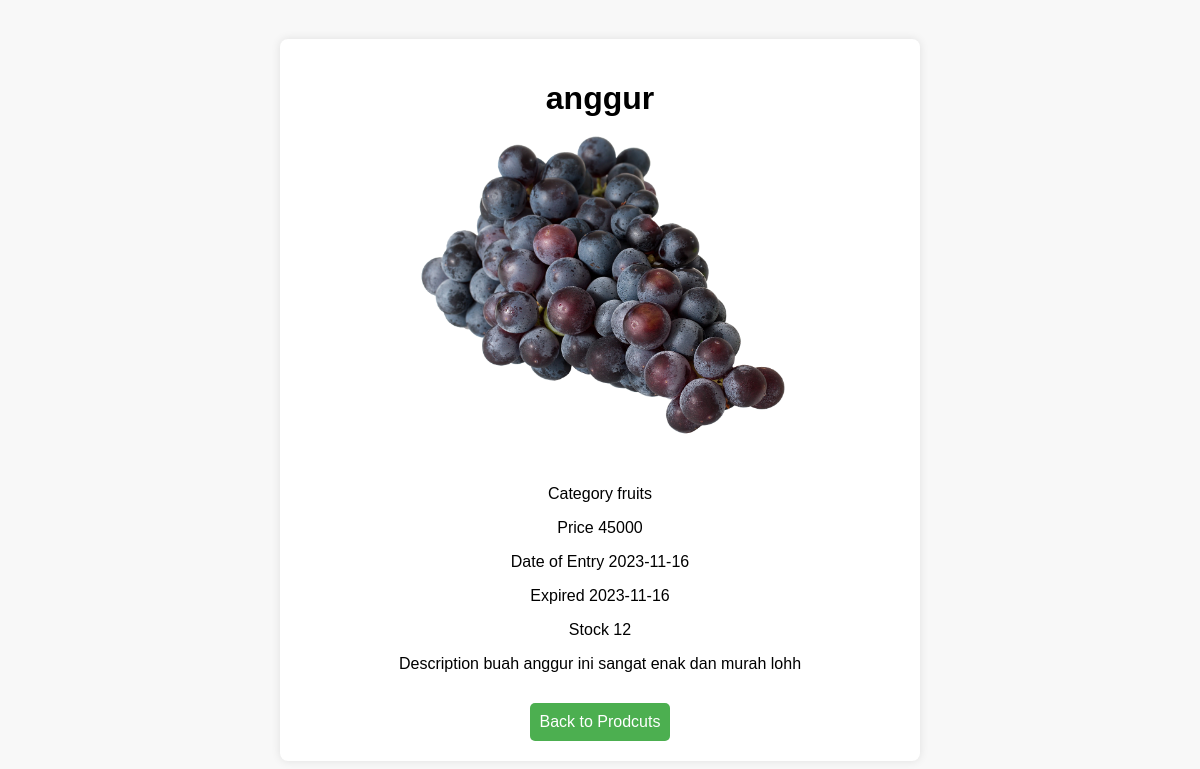
Screenshot of /views/detail_products.php?id=7 (signed in) with the database file from the repository.
### tables this page shows
CREATE TABLE `pendataan` (
  `id` int(255) NOT NULL,
  `category` varchar(255) NOT NULL,
  `name` varchar(255) NOT NULL,
  `price` int(255) NOT NULL,
  `date_of_entry` date NOT NULL,
  `expired` date NOT NULL,
  `stock` int(255) NOT NULL,
  `description` varchar(255) NOT NULL,
  `image` varchar(500) NOT NULL
);

### views/detail_products.php (the view, shortened to what this page needs)
<?php
require "../db/db_connect.php";
if (isset($_GET['id'])) {
    $id = $_GET['id'];
    function getDetailproducts($conn, $id) {
        $query = "SELECT * FROM pendataan WHERE id = $id";
        $result = mysqli_query($conn, $query);
        return mysqli_fetch_assoc($result);
    }
    $detail_products = getDetailproducts($conn, $id);
} else {
    header('Location: index.php');
    exit();
}
?>
<!DOCTYPE html>
<html lang="en">
<head>
    <link rel="stylesheet" href="../css/detail.css">
</head>
<body>
    <div class="container">
        <h1><?php echo $detail_products['name']; ?></h1>
        <img src="../assets/img/<?php echo $detail_products['image']; ?>" alt="<?php echo $detail_products['name']; ?>" width="200">
        <p>Category <?php echo $detail_products['category']; ?></p>
        <p>Price <?php echo $detail_products['price']; ?></p>
        <p>Date of Entry <?php echo $detail_products['date_of_entry']; ?></p>
        <p>Expired <?php echo $detail_products['expired']; ?></p>
        <p>Stock <?php echo $detail_products['stock']; ?></p>
        <p>Description <?php echo $detail_products['description']; ?></p>
        <a href="products.php">Back to Prodcuts</a>
    </div>
</body>
</html>

### css/detail.css (style rules this page uses)
body { font-family: 'Arial', sans-serif; background-color: #f8f8f8; margin: 0; padding: 0; display: flex; align-items: center; justify-content: center; min-height: 100vh; }
.container { background-color: #fff; padding: 20px; border-radius: 8px; box-shadow: 0 0 10px rgba(0, 0, 0, 0.1); text-align: center; max-width: 600px; width: 100%; margin: 0 20px; }
h1, p { margin-bottom: 10px; }
img { width: 400px; height: auto; margin-bottom: 20px; }
a { display: inline-block; margin-top: 20px; padding: 10px; background-color: #4caf50; color: #fff; text-decoration: none; border-radius: 5px; transition: background-color 0.3s; }

### rows the page displays
pendataan: name "anggur", image+name (picture), category "fruits", price "45000", date_of_entry "2023-11-16", expired "2023-11-16", stock "12", description "buah anggur ini sangat enak dan murah lohh"
